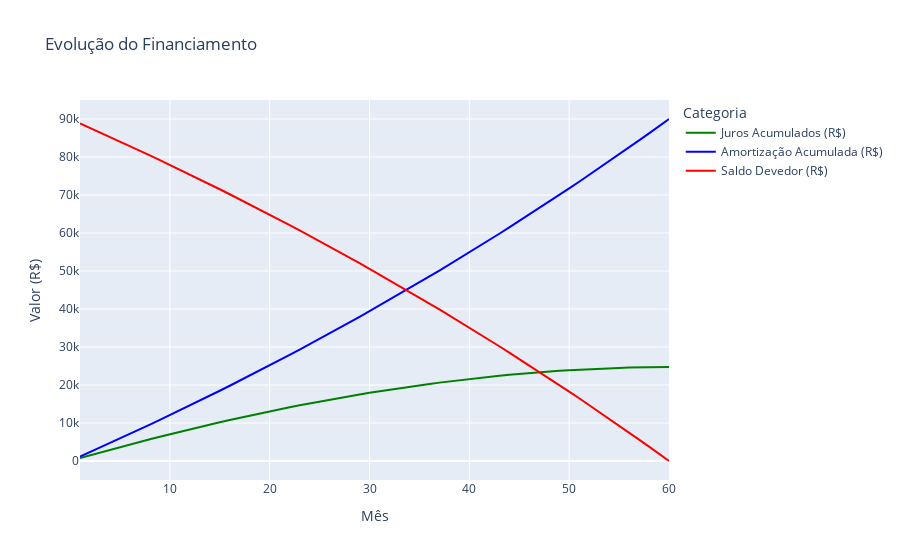

The notebook cell this image was saved under:
### Markdown cell above
### 1)
- FINANCIAMENTO DE AUTOMÓVEL (USADO OU ZEROKM)
VIA TABELA PRICE COM A ENTRADA MÍNIMA EXIGIDA
PELA INSTITUIÇÃO.
- ANALISAR O TOTAL DE JUROS PAGOS
- ANALISAR O PROPORCIONAL DE QUANTAS VEZES SE
PAGA SOBRE O VALOR A VISTA
- COMPROVAR A FONTE DOS DADOS NO RELATÓRIO

### Code cell
simulador_carro(r=0.10, t=60, valor_total_bem=100000, entrada_percentual=0.1)

### Figure 1 — Plotly figure (JSON) as saved in the notebook; plotly's stock layout.template omitted (floating-point values rounded to 4 significant figures)
{"data": [{"hovertemplate": "Categoria=Juros Acumulados (R$)<br>Mês=%{x}<br>Valor (R$)=%{y}<extra></extra>", "legendgroup": "Juros Acumulados (R$)", "line": {"color": "green", "dash": "solid"}, "marker": {"symbol": "circle"}, "mode": "lines", "name": "Juros Acumulados (R$)", "orientation": "v", "showlegend": true, "type": "scatter", "x": [1, 2, 3, 4, 5, 6, 7, 8, 9, 10, 11, 12, 13, 14, 15, 16, 17, 18, 19, 20, 21, 22, 23, 24, 25, 26, 27, 28, 29, 30, 31, 32, 33, 34, 35, 36, 37, 38, 39, 40, 41, 42, 43, 44, 45, 46, 47, 48, 49, 50, 51, 52, 53, 54, 55, 56, 57, 58, 59, 60], "xaxis": "x", "y": [750.0, 1490.0, 2221.0, 2942.0, 3652.0, 4353.0, 5044.0, 5724.0, 6394.0, 7054.0, 7704.0, 8343.0, 8971.0, 9589.0, 10200.0, 10790.0, 11380.0, 11950.0, 12510.0, 13060.0, 13600.0, 14130.0, 14650.0, 15160.0, 15650.0, 16130.0, 16600.0, 17060.0, 17510.0, 17940.0, 18360.0, 18770.0, 19170.0, 19550.0, 19920.0, 20280.0, 20630.0, 20960.0, 21280.0, 21580.0, 21880.0, 22150.0, 22420.0, 22670.0, 22910.0, 23130.0, 23340.0, 23540.0, 23720.0, 23890.0, 24040.0, 24180.0, 24300.0, 24410.0, 24500.0, 24580.0, 24640.0, 24690.0, 24720.0, 24730.0], "yaxis": "y"}, {"hovertemplate": "Categoria=Amortização Acumulada (R$)<br>Mês=%{x}<br>Valor (R$)=%{y}<extra></extra>", "legendgroup": "Amortização Acumulada (R$)", "line": {"color": "blue", "dash": "solid"}, "marker": {"symbol": "circle"}, "mode": "lines", "name": "Amortização Acumulada (R$)", "orientation": "v", "showlegend": true, "type": "scatter", "x": [1, 2, 3, 4, 5, 6, 7, 8, 9, 10, 11, 12, 13, 14, 15, 16, 17, 18, 19, 20, 21, 22, 23, 24, 25, 26, 27, 28, 29, 30, 31, 32, 33, 34, 35, 36, 37, 38, 39, 40, 41, 42, 43, 44, 45, 46, 47, 48, 49, 50, 51, 52, 53, 54, 55, 56, 57, 58, 59, 60], "xaxis": "x", "y": [1162.0, 2334.0, 3516.0, 4707.0, 5909.0, 7120.0, 8342.0, 9574.0, 10820.0, 12070.0, 13330.0, 14600.0, 15890.0, 17180.0, 18490.0, 19800.0, 21130.0, 22470.0, 23820.0, 25180.0, 26550.0, 27940.0, 29330.0, 30740.0, 32160.0, 33590.0, 35030.0, 36480.0, 37950.0, 39430.0, 40920.0, 42420.0, 43940.0, 45470.0, 47010.0, 48560.0, 50130.0, 51710.0, 53300.0, 54910.0, 56530.0, 58160.0, 59810.0, 61470.0, 63140.0, 64830.0, 66530.0, 68250.0, 69980.0, 71730.0, 73490.0, 75260.0, 77050.0, 78850.0, 80670.0, 82510.0, 84360.0, 86220.0, 88100.0, 90000.0], "yaxis": "y"}, {"hovertemplate": "Categoria=Saldo Devedor (R$)<br>Mês=%{x}<br>Valor (R$)=%{y}<extra></extra>", "legendgroup": "Saldo Devedor (R$)", "line": {"color": "red", "dash": "solid"}, "marker": {"symbol": "circle"}, "mode": "lines", "name": "Saldo Devedor (R$)", "orientation": "v", "showlegend": true, "type": "scatter", "x": [1, 2, 3, 4, 5, 6, 7, 8, 9, 10, 11, 12, 13, 14, 15, 16, 17, 18, 19, 20, 21, 22, 23, 24, 25, 26, 27, 28, 29, 30, 31, 32, 33, 34, 35, 36, 37, 38, 39, 40, 41, 42, 43, 44, 45, 46, 47, 48, 49, 50, 51, 52, 53, 54, 55, 56, 57, 58, 59, 60], "xaxis": "x", "y": [88840.0, 87670.0, 86480.0, 85290.0, 84090.0, 82880.0, 81660.0, 80430.0, 79180.0, 77930.0, 76670.0, 75400.0, 74110.0, 72820.0, 71510.0, 70200.0, 68870.0, 67530.0, 66180.0, 64820.0, 63450.0, 62060.0, 60670.0, 59260.0, 57840.0, 56410.0, 54970.0, 53520.0, 52050.0, 50570.0, 49080.0, 47580.0, 46060.0, 44530.0, 42990.0, 41440.0, 39870.0, 38290.0, 36700.0, 35090.0, 33470.0, 31840.0, 30190.0, 28530.0, 26860.0, 25170.0, 23470.0, 21750.0, 20020.0, 18270.0, 16510.0, 14740.0, 12950.0, 11150.0, 9327.0, 7492.0, 5642.0, 3777.0, 1896.0, -0.0], "yaxis": "y"}], "layout": {"legend": {"title": {"text": "Categoria"}, "tracegroupgap": 0}, "title": {"text": "Evolução do Financiamento"}, "xaxis": {"anchor": "y", "domain": [0, 1], "title": {"text": "Mês"}}, "yaxis": {"anchor": "x", "domain": [0, 1], "title": {"text": "Valor (R$)"}}}}
